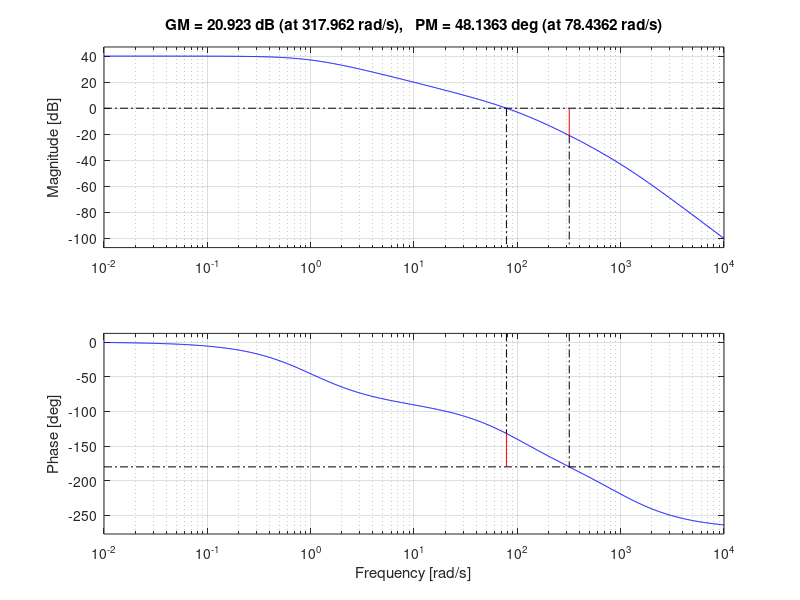

Source code (MATLAB):
% Esempi margini ampiezza e fase
% 
% Controlli Automatici T
% 2022/23
%
% NOTA: ogni blocco di codice è circondato da "if 0/1 ... end". I blocchi
% con 0 solo disabilitati, quelli con 1 sono abilitati. Mettere ad
% 1 solo UN blocco per volta
%

clear all, close all, clc




s = tf('s');


%% ESEMPIO M_a e M_f ben definiti

if 1
mu = 1e2;
TT1 = 1;
TT2 = 1e-2;
TT3 = 1e-3;

LL = mu/(1 + TT1*s)/(1 + TT2*s)/(1 + TT3*s)

[M_a,M_f,omega_pi,omega_c] = margin(LL)
M_a_db = 20*log10(M_a)
end



%% ESEMPI CASI PATOLOGICI

%% Intersezioni multiple
if 0
mu = 10;
xi = 0.01;
omega_n = 1e2;

LL = mu/s/(1 + 2*xi/omega_n*s + s^2/omega_n^2)

[M_a,M_f,omega_pi,omega_c] = margin(LL)
M_a_db = 20*log10(M_a)  

end



%% No intersezioni
if 0
mu = 0.1;
tau = 0.1;
TT = 1;

LL = mu*(1 + tau*s)/(1 + TT*s)

[M_a,M_f,omega_pi,omega_c] = margin(LL)
M_a_db = 20*log10(M_a)  
end



%% ROBUSTEZZA 

%% Incertezze guadagno

if 0
    
% Scegliere uno dei valori di mu
mu = 0.1;
% mu = 0.1*15;
% mu = 0.1*110;
TT = 1;
TT2 = 0.1;

LL = mu/s/(1 + TT*s)/(1 + TT2*s)

[M_a,M_f,omega_pi,omega_c] = margin(LL)
M_a_db = 20*log10(M_a)  
end

%% Ritardo in ingresso
if 0
mu = 0.1;
TT = 1;
TT2 = 0.1;

% Scegliere uno dei valori di tau
tau = 0;
% tau = 7;
% tau = 14;

LL = exp(-tau*s)*mu/s/(1 + TT*s)/(1 + TT2*s)

[M_a,M_f,omega_pi,omega_c] = margin(LL)
M_a_db = 20*log10(M_a)  
end



figure(1)
margin(LL)
grid on, zoom on
